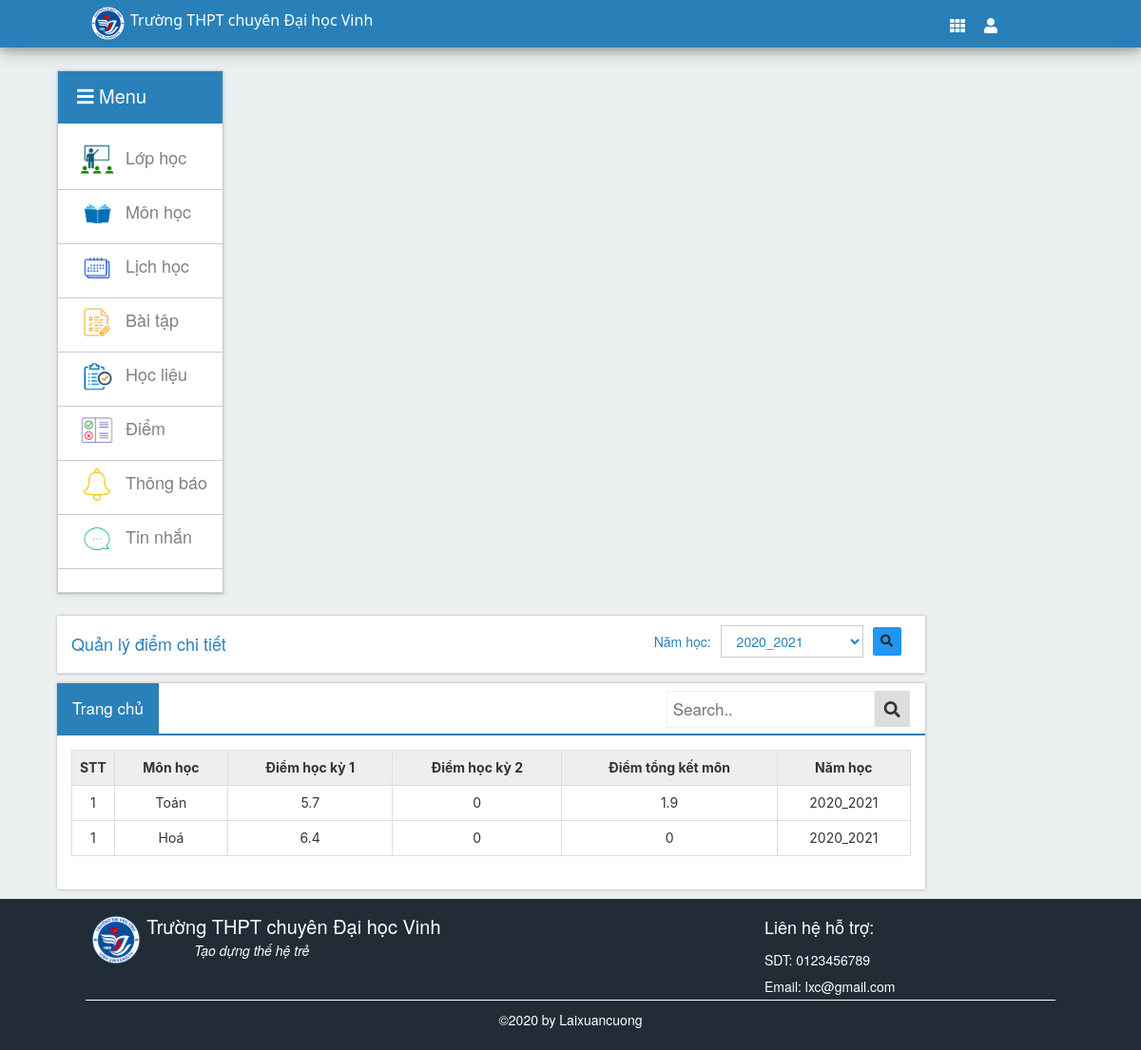
Screenshot of /hs/diemtongket.php (signed in) with the database file from the repository.
### tables this page shows
CREATE TABLE `hocsinh` (
  `mahs` int NOT NULL,
  `hoten_dem` varchar(50) NOT NULL,
  `ten_hs` varchar(30) NOT NULL,
  `matkhau` varchar(20) NOT NULL,
  `ngaysinh` date NOT NULL,
  `gioitinh` varchar(20) NOT NULL,
  `diachi` varchar(50) NOT NULL,
  `sodt` varchar(11) NOT NULL,
  `email` varchar(30) NOT NULL,
  `tinhtrang` int NOT NULL DEFAULT '1',
  `id_khoahoc` int NOT NULL,
  `ngaydk` datetime NOT NULL DEFAULT CURRENT_TIMESTAMP
);

CREATE TABLE `monhoc` (
  `mamh` int NOT NULL,
  `tenmh` varchar(30) NOT NULL
);

CREATE TABLE `diem_tk` (
  `id_diem_tkm` int NOT NULL,
  `diemhk1` float NOT NULL,
  `diemhk2` float NOT NULL,
  `diemtkm` float NOT NULL,
  `mahs` int NOT NULL,
  `id_namhoc` int NOT NULL,
  `mamh` int NOT NULL
);

CREATE TABLE `namhoc` (
  `id_namhoc` int NOT NULL,
  `namhoc` varchar(20) NOT NULL
);

### libs/connect.php (called while the page is built, shortened)
<?php
    $conn = new mysqli("localhost", "root", "", "qlhocsinh") or die("kết nối thất bại");
    mysqli_set_charset($conn,"utf8");
    $sql = "SELECT * FROM namhoc ORDER BY id_namhoc DESC";
    $namhoc = $conn->query($sql);
?>

### libs/database_hs.php (called while the page is built, shortened)
<?php
	include("connect.php");
?>

### hs/diemtongket.php (the view, shortened to what this page needs)
<?php require "header-hs.php"; ?>
<div class="main">
    <div class="wrap-main">
        <?php require "menu-hs.php"; ?>
        <div class="list-main">
            <div class="list-row">
                <div class="panel-header" style="background: white; border-bottom: 1px solid #dddddd">
                    <table style="width: 100%">
                        <form action="" method="POST">
                            <tbody>
                                <tr>
                                    <td>
                                        <h4>Quản lý điểm chi tiết</h4>
                                    </td>
                                    <td style="float: right">
                                        <table>
                                            <tbody>
                                                <tr>
                                                    <td><span style="margin-right: 10px">Năm học: </span></td>
                                                    <td>
                                                        <select name='id_namhoc' type='submit' class="subject-select"
                                                            style="width:150px; margin-right: 10px; ">
                                                            <?php
                                                            foreach ($namhoc as $row) {
                                                                echo "
                                                                        <option value=" . $row['id_namhoc'] . ">" . $row['namhoc'] . "</option>
                                                                        ";
                                                            }
                                                            ?>
                                                        </select>
                                                    </td>
                                                    <td>
                                                        <span style="margin-right: 10px;"><button style=" height: 30px;"
                                                                class="btn-ct info" name="search"><i
                                                                    class="fa fa-search"></i></button></span>
                                                    </td>
                                                </tr>
                                            </tbody>
                                        </table>
                                    </td>
                                </tr>
                            </tbody>
                        </form>
                    </table>
                </div>
            </div>
            <div class="list-row">
                <div class="topnav">
                    <a class="active" href="./index.php">Trang chủ</a>
                    <div class="search-container">
                        <form action="" method="POST">
                            <input type="text" placeholder="Search.." name="ten">
                            <button type="submit" name="search" value="search"><i class="fa fa-search"></i></button>
                        </form>
                    </div>
                </div>
                <form action="" method="POST">
                    <div class="panel-body">
                        <table class="table table-bordered" cellspacing="0" cellpadding="5" rules="all" border="1">
                            <tbody>
                                <tr>
                                    <th class="center-header" scope="col" style="width:1%;">STT</th>
                                    <th class="center-header" scope="col">Môn học</th>
                                    <th class="center-header" scope="col">Điểm học kỳ 1</th>
                                    <th class="center-header" scope="col">Điểm học kỳ 2</th>
                                    <th class="center-header" scope="col">Điểm tổng kết môn</th>
                                    <th class="center-header" scope="col">Năm học</th>
                                </tr>
                                <tr>
                                    <?php
                                    if (isset($_POST['search'])) {
                                        $id_namhoc = $_POST["id_namhoc"];
                                        $sql = "SELECT * FROM hocsinh hs INNER JOIN diem_tk dtk ON dtk.mahs = hs.mahs INNER JOIN monhoc mh ON dtk.mamh = mh.mamh INNER JOIN namhoc nh ON nh.id_namhoc = dtk.id_namhoc
                                    WHERE dtk.id_namhoc = " . $id_namhoc . " AND hs.mahs = " . $_SESSION['user_hs'] . " ";
                                    } else {
                                        $sql = "SELECT * FROM hocsinh hs INNER JOIN diem_tk dtk ON dtk.mahs = hs.mahs INNER JOIN monhoc mh ON dtk.mamh = mh.mamh INNER JOIN namhoc nh ON nh.id_namhoc = dtk.id_namhoc
                                    WHERE dtk.id_namhoc = (SELECT MAX(id_namhoc) FROM diem_tk) AND  hs.mahs = " . $_SESSION['user_hs'] . " ";
                                    }
                                    $dl = $conn->query($sql);
                                    $num_rows = mysqli_num_rows($dl);
                                    if ($num_rows >= 1) {
                                        foreach ($dl as $row) {
                                            $stt = 1;
                                            echo "
                                            <tr class='odd gradeX' id='hienthi'>
                                                <td align='center'>
                                                                " . $stt . "
                                                </td>
                                                <td align='center'>" . $row['tenmh'] . "</td>
                                                <td align='center'>" . $row['diemhk1'] . "</td>
                                                <td align='center'>" . $row['diemhk2'] . "</td>
                                                <td align='center'>" . $row['diemtkm'] . "</td>
                                                <td align='center'>" . $row['namhoc'] . "</td>
                                            </tr>
                                                            ";
                                        }
                                    } else {
                                        echo "<tr class='odd gradeX' id='hienthi'>Không có dữ liệu</td>";
                                    }
                                    ?>
                                </tr>
                            </tbody>
                        </table>
                    </div>
            </div>
        </div>
    </div>
</div>
<?php require "footer.php"; ?>

### libs/css/style.css (style rules this page uses)
*, html { padding: 0; margin: 0; }
body { font-family: "arial", serif; background-color: #ecf0f1 !important; ; }
.wrap-main { width: 90%; margin: auto; padding-top: 2%; }

### libs/css/menu.css (style rules this page uses)
body { font-family: "Lato", sans-serif; }

### libs/css/box_show.css (style rules this page uses)
* { box-sizing: border-box; }
body { margin: 0; font-family: Arial, Helvetica, sans-serif; }
.topnav { overflow: inherit; position: -webkit-sticky; position: sticky; background-color: #ffffff; border-bottom: 2px solid #2a80b9; }
.topnav a { float: left; display: block; color: black; text-align: center; padding: 14px 16px; text-decoration: none; font-size: 17px; }
.topnav a.active { background-color: #2a80b9; color: white; }
.topnav .search-container { float: right; }
.topnav input[type=text] { padding: 6px; margin-top: 8px; font-size: 17px; border: 1px solid #f1f1f1; }
.topnav .search-container button { float: right; padding: 10.5px 10px; margin-top: 8px; margin-right: 16px; background: #ddd; font-size: 17px; border: none; cursor: pointer; }

### libs/css/list_row.css (style rules this page uses)
.list-row select { padding: 5px 12px 5px 12px; background: white; border: 1px solid #ccc; outline: none; display: inline-block; cursor: pointer; }
.list-row { overflow: auto; float: left; height: auto; width: 84.5%; max-height: 365px; background-color: #ffffff; margin-bottom: 1%; box-shadow:0 0 5px #aaa; -webkit-box-shadow:0 0 3px #aaa; -moz-box-shadow:0 0 3px #aaa; -o-box-shadow:0 0 3px #aaa; }
.panel-header { padding: 10px 15px; color: #2a80b9; }
.panel-body { overflow-x: hidden; padding: 10px; font-size: 15px; font-family: -apple-system, BlinkMacSystemFont, 'Segoe UI', Roboto, Oxygen, Ubuntu, Cantarell, 'Open Sans', 'Helvetica Neue', sans-serif; }
.panel-body table { font-size: 14px; }
.panel-body td { padding: 5px; }
.center-header { text-align: center; background-color: #eee; color: #333; }
.btn-ct { border: none; padding: 14px 28px; font-size: 16px; cursor: pointer; display: inline-block; font-weight: 400; color: #212529; text-align: center; vertical-align: middle; cursor: pointer; -webkit-user-select: none; -moz-user-select: none; -ms-user-select: none; user-select: none; border: 1px solid transparent; padding: .375rem .75rem; font-size: 13px; line-height: 1.5; border-radius: .25rem; transition: color .15s ease-in-out,background-color .15s ease-in-out,border-color .15s ease-in-out,box-shadow .15s ease-in-out; }
.info { background-color: #2196F3; }

### rows the page displays
hocsinh: stt "1", monhoc.tenmh "Toán", diem_tk.diemhk1 "5.7", diem_tk.diemhk2 "0", diem_tk.diemtkm "1.9", namhoc.namhoc "2020_2021", monhoc.tenmh "Hoá", diem_tk.diemhk1 "6.4", diem_tk.diemtkm "0"

### other values shown
form field id_namhoc "2020_2021"
